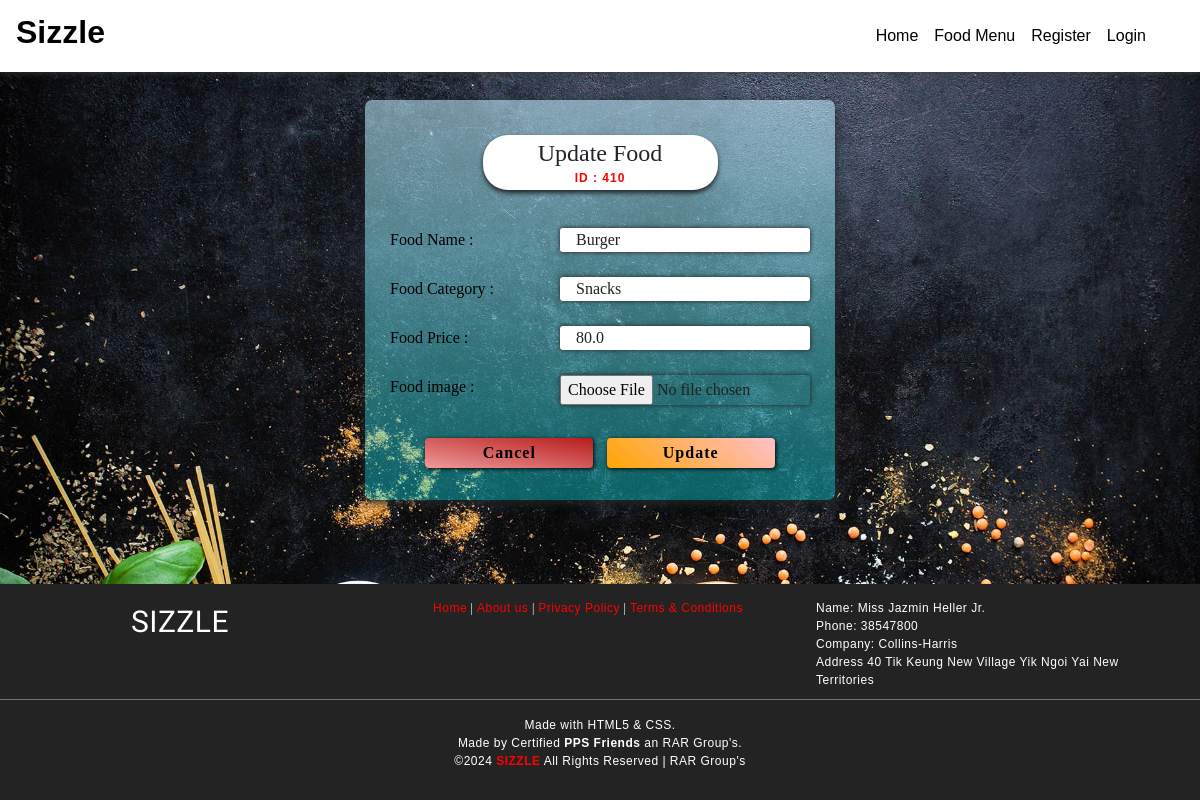
/getfood/41, run on an earlier commit of the app's database.
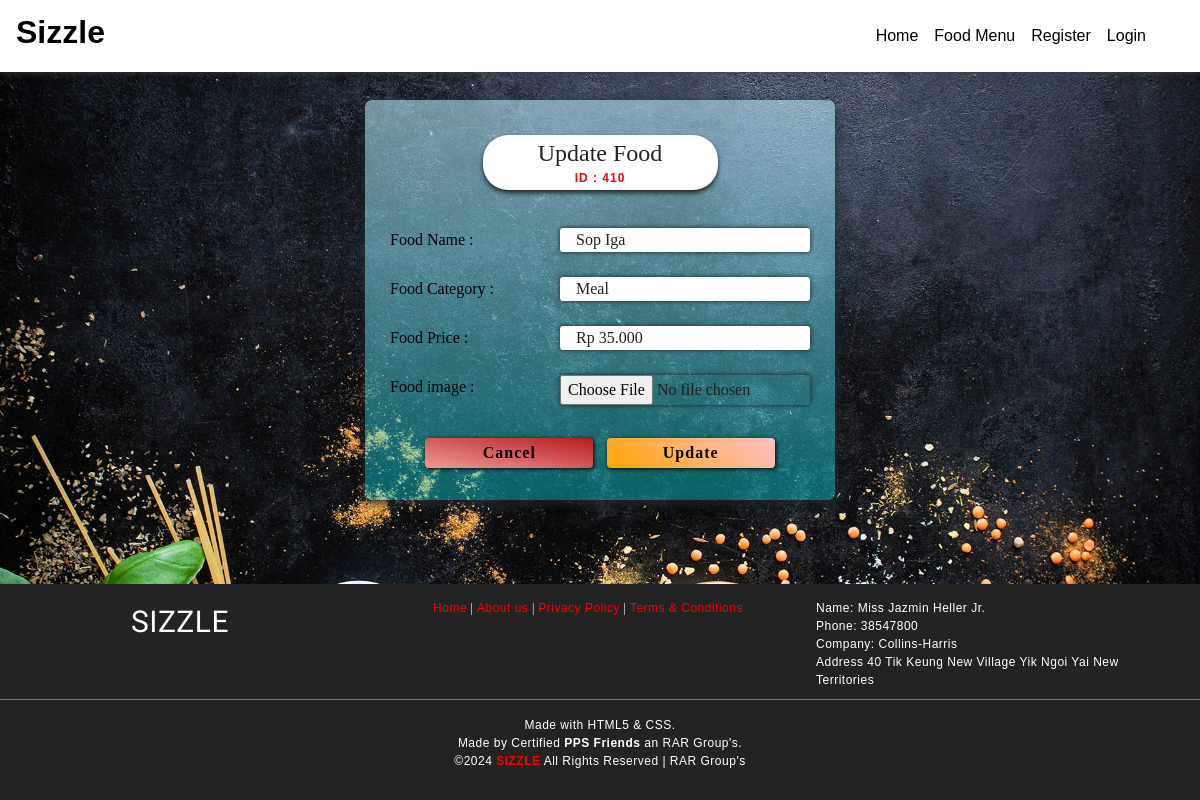
And on a later commit of the database.
### foodapp/models.py (models this page shows)
class Food(models.Model):
	FoodId    = models.AutoField(primary_key=True)
	FoodName  = models.CharField(max_length=30)
	FoodCat   = models.CharField(max_length=30)
	FoodPrice = models.FloatField(max_length=15)
	FoodImage = models.ImageField(upload_to='media',default='')
	class Meta:
		db_table = "FP_Food"

### foodapp/views.py (the view)
# urls.py: path('getfood/<int:FoodId>',views.getfood),
def getfood(request,FoodId):
	foods = Food.objects.get(FoodId=FoodId)
	return render(request,'updatefood.html',{'f':foods})

### Templates/foodapp/updatefood.html (shortened to what the changed rows need)
<!DOCTYPE html>
<html lang="en" dir="ltr">
  <head>
	{% load static %}
    <link rel="stylesheet" type="text/css" href="{% static 'css/imperial_style.css' %}" />
    <link rel="stylesheet" type="text/css" href="{% static 'css/master.css' %}" />
    <link rel="stylesheet" href="https://use.fontawesome.com/releases/v5.7.2/css/all.css">
    <link rel="stylesheet" href="https://use.fontawesome.com/releases/v5.3.1/css/all.css">
<link rel="stylesheet" href="https://stackpath.bootstrapcdn.com/bootstrap/4.4.1/css/bootstrap.min.css">
  </head>
    <nav class="navbar navbar-expand-lg navbar-light" style="position: fixed;width:100%;background-image: linear-gradient(180deg,#FFF,#FFF);box-shadow: 0px 0px 7px 0px #404040;">
      <a class="navbar-brand" href="/"><h2 style="color:black;font-family:sans-serif;font-weight:bolder;"><b>Sizzle</b></h2></a>
    </nav>
      <main>
        <center><div class="middle-admin-reg">
          <center ><legend style="margin-top:25px;box-shadow:0px 3px 5px;width:50%;background:white;border-radius:25px;font-family: 'Courgette', cursive;">Update Food<h5 style="font-size:50%;color:RED;padding-bottom:5px;letter-spacing:1px;"><b>ID : {{f.FoodId}}0</b></h5></legend></center>
          <div class="form-container">
            <form class="myform-container" enctype="multipart/form-data" action="/editfood/{{f.FoodId}}" method="post">{% csrf_token %}
            <span class="entry-box">Food Name : <input type="text" name="FoodName" value="{{f.FoodName}}"></span>
            <span class="entry-box">Food Category : <input type="text" name="FoodCat" value="{{f.FoodCat}}" required></span>
            <span class="entry-box">Food Price : <input type="tel" name="FoodPrice" maxlength="6"  value="{{f.FoodPrice}}" required></span>
            </form>
          </div>
        </div></center>
      </main>
  </body>
</html>

What changed in the data, as far as the page shows it:
changed Food id 41: FoodName "Burger" → "Sop Iga"; FoodCat "Snacks" → "Meal"; FoodPrice "80.0" → "Rp 35.000"
